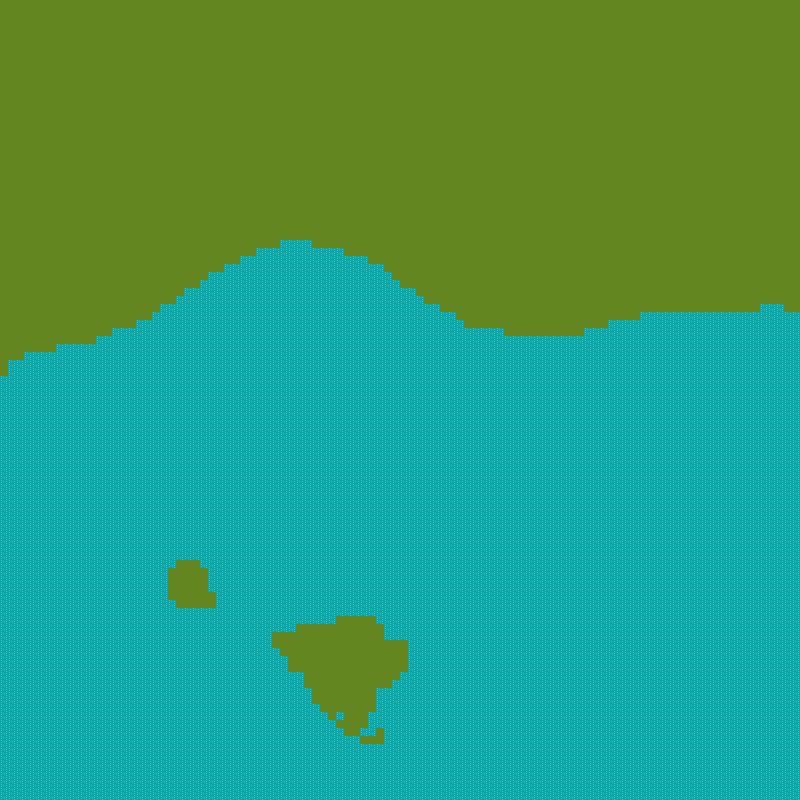

A level layout from a 2D game, rendered from its tile map. Below: a short description, then the map file with tile-grid data replaced by summaries:
An orthogonal 100x100 tile map with 8x8 px tiles, 2 tile layers (Tile Layer 1, Collision-Layer).

<map version="1.0" orientation="orthogonal" renderorder="right-down" width="100" height="100" tilewidth="8" tileheight="8" nextobjectid="1">
 <tileset firstgid="1" name="8x8 pixel tiles" tilewidth="8" tileheight="8" tilecount="324" columns="18">
  <image source="8x8 pixel tiles.png" width="144" height="144" />
 </tileset>
 <layer name="Tile Layer 1" width="100" height="100">
  <data>[10000 cells, 10000 non-empty, 1 distinct tile ids]</data>
 </layer>
 <layer name="Collision-Layer" width="100" height="100">
  <data>[10000 cells, 6172 non-empty, 2 distinct tile ids]</data>
 </layer>
</map>
